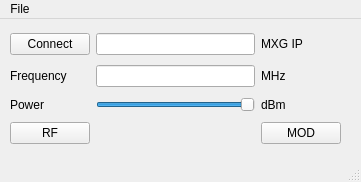
<?xml version="1.0" encoding="UTF-8"?>
<ui version="4.0">
 <class>MainWindow</class>
 <widget class="QMainWindow" name="MainWindow">
  <property name="geometry">
   <rect>
    <x>0</x>
    <y>0</y>
    <width>361</width>
    <height>182</height>
   </rect>
  </property>
  <property name="windowTitle">
   <string>MainWindow</string>
  </property>
  <widget class="QWidget" name="centralwidget">
   <widget class="QWidget" name="gridLayoutWidget">
    <property name="geometry">
     <rect>
      <x>10</x>
      <y>10</y>
      <width>331</width>
      <height>121</height>
     </rect>
    </property>
    <layout class="QGridLayout" name="gridLayout">
     <item row="1" column="2">
      <widget class="QLineEdit" name="lineEdit_2"/>
     </item>
     <item row="1" column="3">
      <widget class="QLabel" name="label_5">
       <property name="text">
        <string>MHz</string>
       </property>
      </widget>
     </item>
     <item row="2" column="3">
      <widget class="QLabel" name="label_3">
       <property name="text">
        <string>dBm</string>
       </property>
      </widget>
     </item>
     <item row="2" column="2">
      <widget class="QSlider" name="horizontalSlider">
       <property name="minimum">
        <number>-100</number>
       </property>
       <property name="maximum">
        <number>0</number>
       </property>
       <property name="orientation">
        <enum>Qt::Horizontal</enum>
       </property>
      </widget>
     </item>
     <item row="1" column="1">
      <widget class="QLabel" name="label_4">
       <property name="text">
        <string>Frequency</string>
       </property>
      </widget>
     </item>
     <item row="0" column="3">
      <widget class="QLabel" name="label">
       <property name="text">
        <string>MXG IP</string>
       </property>
      </widget>
     </item>
     <item row="0" column="2">
      <widget class="QLineEdit" name="lineEdit"/>
     </item>
     <item row="0" column="1">
      <widget class="QPushButton" name="pushButton">
       <property name="text">
        <string>Connect</string>
       </property>
       <property name="shortcut">
        <string>Ctrl+R</string>
       </property>
       <property name="checkable">
        <bool>true</bool>
       </property>
      </widget>
     </item>
     <item row="2" column="1">
      <widget class="QLabel" name="label_2">
       <property name="text">
        <string>Power</string>
       </property>
      </widget>
     </item>
     <item row="3" column="1">
      <widget class="QPushButton" name="pushButton_2">
       <property name="text">
        <string>RF</string>
       </property>
       <property name="checkable">
        <bool>true</bool>
       </property>
      </widget>
     </item>
     <item row="3" column="3">
      <widget class="QPushButton" name="pushButton_3">
       <property name="text">
        <string>MOD</string>
       </property>
       <property name="checkable">
        <bool>true</bool>
       </property>
      </widget>
     </item>
    </layout>
   </widget>
  </widget>
  <widget class="QMenuBar" name="menubar">
   <property name="geometry">
    <rect>
     <x>0</x>
     <y>0</y>
     <width>361</width>
     <height>21</height>
    </rect>
   </property>
   <widget class="QMenu" name="menuFile">
    <property name="title">
     <string>File</string>
    </property>
    <addaction name="actionSave"/>
    <addaction name="actionLoad"/>
   </widget>
   <addaction name="menuFile"/>
  </widget>
  <widget class="QStatusBar" name="statusbar"/>
  <action name="actionSave">
   <property name="text">
    <string>Save</string>
   </property>
   <property name="shortcut">
    <string>Ctrl+S</string>
   </property>
  </action>
  <action name="actionLoad">
   <property name="text">
    <string>Load</string>
   </property>
   <property name="shortcut">
    <string>Ctrl+L</string>
   </property>
  </action>
 </widget>
 <resources/>
 <connections/>
</ui>
